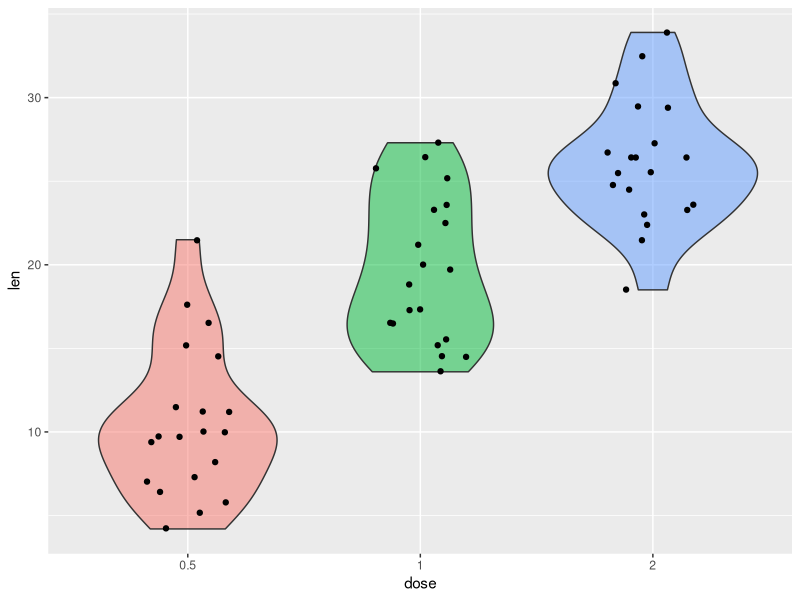
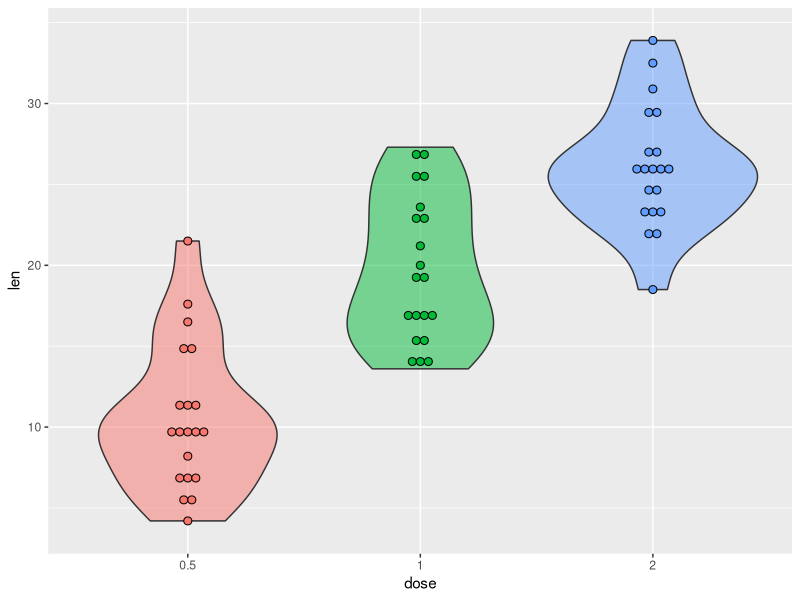
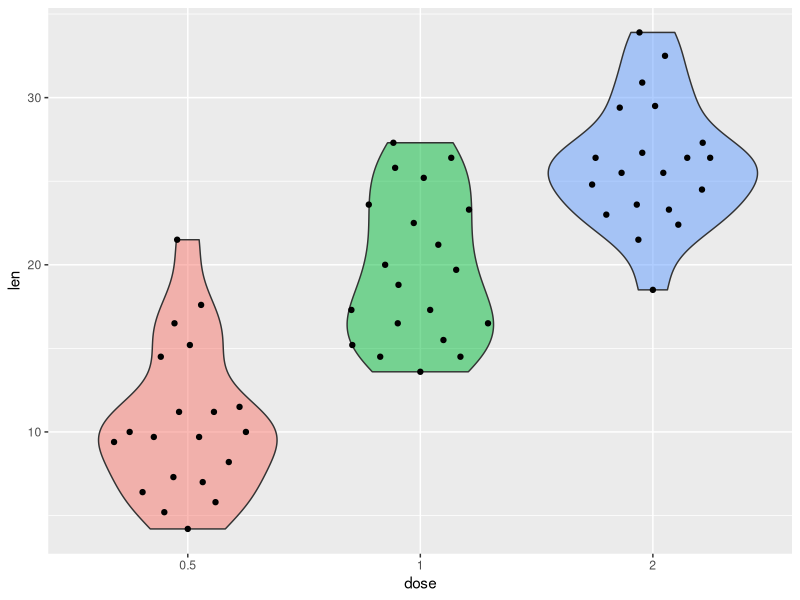

These figures' R source, in order:
library(ggplot2)
library(ggbeeswarm)

# Sample data set
df <- ToothGrowth
df$dose <- as.factor(df$dose)

ggplot(df, aes(x = dose, y = len, fill = dose)) +
  geom_violin(alpha = 0.5) +
  geom_jitter(position = position_jitter(seed = 1, width = 0.2)) +
  theme(legend.position = "none")

ggplot(df, aes(x = dose, y = len, fill = dose)) +
  geom_violin(alpha = 0.5) +
  geom_dotplot(binaxis = "y",
               stackdir = "center",
               dotsize = 0.5) +
  theme(legend.position = "none")

ggplot(df, aes(x = dose, y = len, fill = dose)) +
  geom_violin(alpha = 0.5) +
  geom_quasirandom() +
  theme(legend.position = "none")
